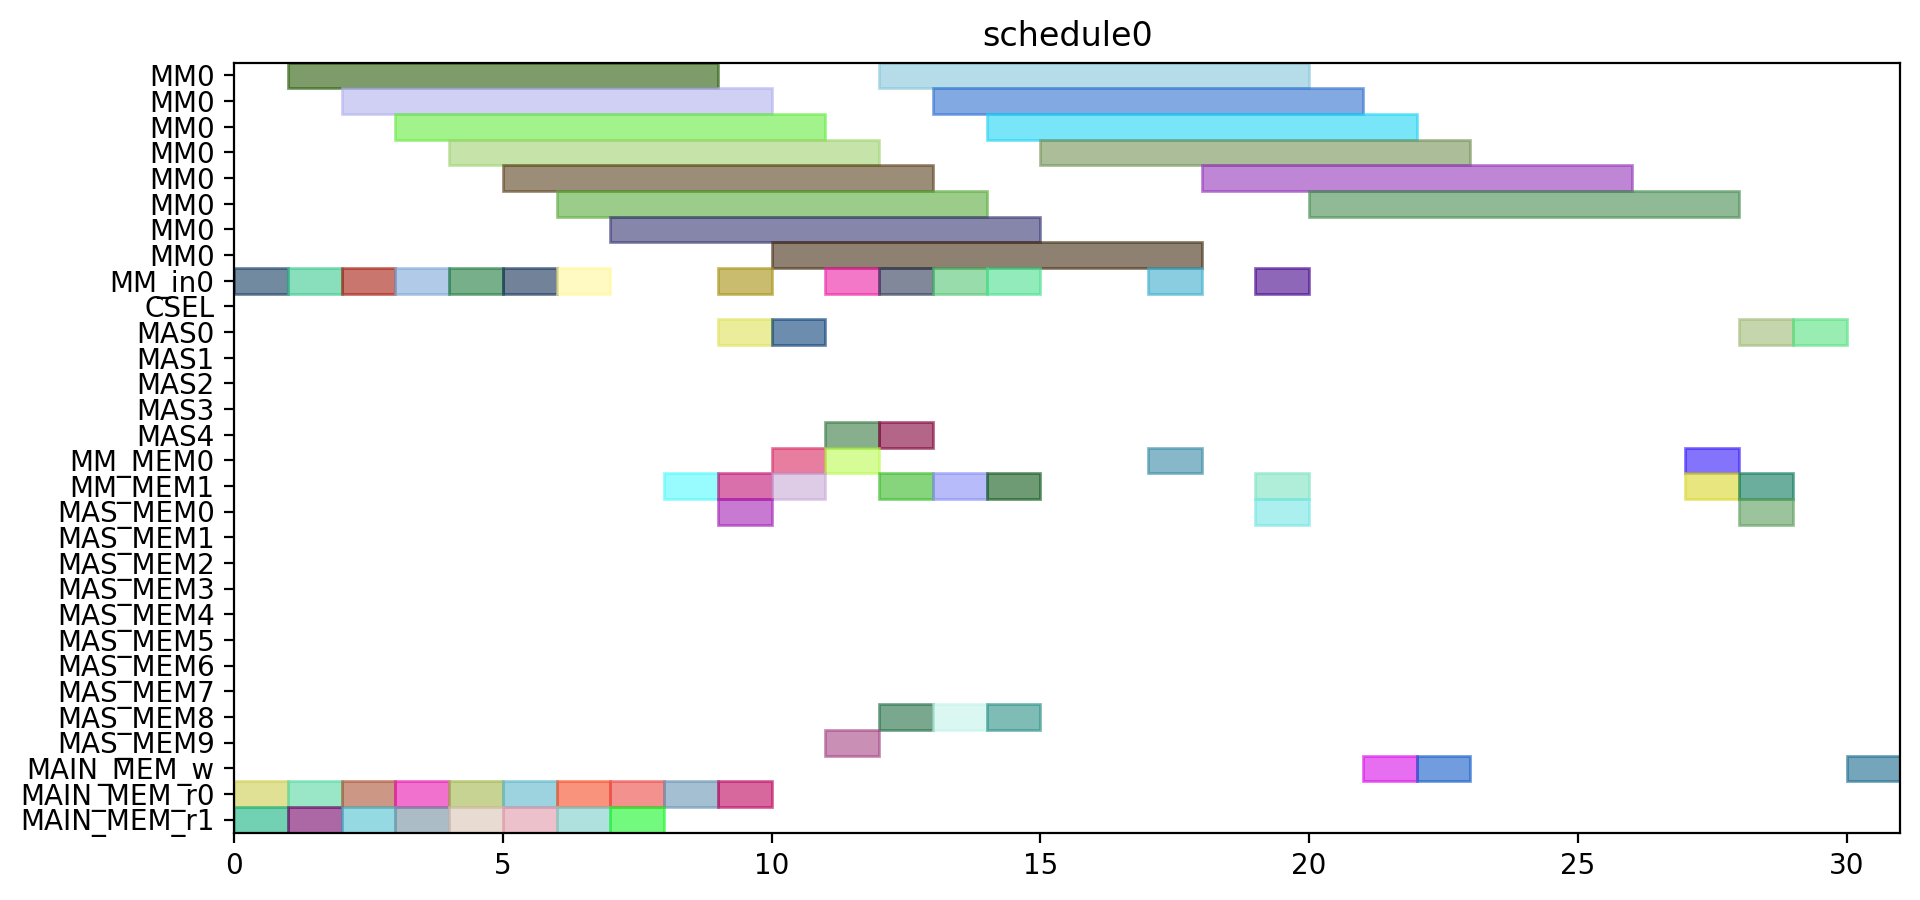

Write the Python code that produced this figure.
from pyschedule import Scenario, solvers, plotters, alt


def solve():
	horizon = 90
	S = Scenario("schedule0", horizon=horizon)

	# resource
	MM = S.Resources('MM', num=1, size=8)
	MM_in = S.Resources('MM_in', num=1)
	CSEL = S.Resource('CSEL')
	MAS = S.Resources('MAS', num=5, size=1, periods=range(1, horizon))
	MM_MEM = S.Resources('MM_MEM', num=2)
	MAS_MEM = S.Resources('MAS_MEM', num=10)
	MAIN_MEM_w = S.Resource('MAIN_MEM_w', size=1)
	MAIN_MEM_r = S.Resources('MAIN_MEM_r', num=2)

	# result of previous scheduling

	# new tasks
	r1_in = S.Task('r1_in', length=1, delay_cost=1)
	r1_in += alt(MM_in)
	r1 = S.Task('r1', length=8, delay_cost=1)
	r1 += alt(MM)
	S += r1>=r1_in

	r1_mem0 = S.Task('r1_mem0', length=1, delay_cost=1)
	r1_mem0 += MAIN_MEM_r[0]
	r1_mem1 = S.Task('r1_mem1', length=1, delay_cost=1)
	r1_mem1 += MAIN_MEM_r[1]
	r3_in = S.Task('r3_in', length=1, delay_cost=1)
	r3_in += alt(MM_in)
	r3 = S.Task('r3', length=8, delay_cost=1)
	r3 += alt(MM)
	S += r3>=r3_in

	r3_mem0 = S.Task('r3_mem0', length=1, delay_cost=1)
	r3_mem0 += MAIN_MEM_r[0]
	r3_mem1 = S.Task('r3_mem1', length=1, delay_cost=1)
	r3_mem1 += MAIN_MEM_r[1]
	r4_in = S.Task('r4_in', length=1, delay_cost=1)
	r4_in += alt(MM_in)
	r4 = S.Task('r4', length=8, delay_cost=1)
	r4 += alt(MM)
	S += r4>=r4_in

	r4_mem0 = S.Task('r4_mem0', length=1, delay_cost=1)
	r4_mem0 += MAIN_MEM_r[0]
	r4_mem1 = S.Task('r4_mem1', length=1, delay_cost=1)
	r4_mem1 += MAIN_MEM_r[1]
	r5_in = S.Task('r5_in', length=1, delay_cost=1)
	r5_in += alt(MM_in)
	r5 = S.Task('r5', length=8, delay_cost=1)
	r5 += alt(MM)
	S += r5>=r5_in

	r5_mem0 = S.Task('r5_mem0', length=1, delay_cost=1)
	r5_mem0 += MAIN_MEM_r[0]
	r5_mem1 = S.Task('r5_mem1', length=1, delay_cost=1)
	r5_mem1 += MAIN_MEM_r[1]
	r6_in = S.Task('r6_in', length=1, delay_cost=1)
	r6_in += alt(MM_in)
	r6 = S.Task('r6', length=8, delay_cost=1)
	r6 += alt(MM)
	S += r6>=r6_in

	r6_mem0 = S.Task('r6_mem0', length=1, delay_cost=1)
	r6_mem0 += MAIN_MEM_r[0]
	r6_mem1 = S.Task('r6_mem1', length=1, delay_cost=1)
	r6_mem1 += MAIN_MEM_r[1]
	r12_in = S.Task('r12_in', length=1, delay_cost=1)
	r12_in += alt(MM_in)
	r12 = S.Task('r12', length=8, delay_cost=1)
	r12 += alt(MM)
	S += r12>=r12_in

	r12_mem0 = S.Task('r12_mem0', length=1, delay_cost=1)
	r12_mem0 += MAIN_MEM_r[0]
	r12_mem1 = S.Task('r12_mem1', length=1, delay_cost=1)
	r12_mem1 += MAIN_MEM_r[1]
	r13_in = S.Task('r13_in', length=1, delay_cost=1)
	r13_in += alt(MM_in)
	r13 = S.Task('r13', length=8, delay_cost=1)
	r13 += alt(MM)
	S += r13>=r13_in

	r13_mem0 = S.Task('r13_mem0', length=1, delay_cost=1)
	r13_mem0 += MAIN_MEM_r[0]
	r13_mem1 = S.Task('r13_mem1', length=1, delay_cost=1)
	r13_mem1 += MAIN_MEM_r[1]
	r2 = S.Task('r2', length=1, delay_cost=1)
	r2 += alt(MAS)

	r2_mem0 = S.Task('r2_mem0', length=1, delay_cost=1)
	r2_mem0 += alt(MM_MEM)
	S += (r1*MM[0])-1 < r2_mem0*MM_MEM[0]
	S += r2_mem0 <= r2

	r7 = S.Task('r7', length=1, delay_cost=1)
	r7 += alt(MAS)

	r7_mem0 = S.Task('r7_mem0', length=1, delay_cost=1)
	r7_mem0 += alt(MM_MEM)
	S += (r5*MM[0])-1 < r7_mem0*MM_MEM[0]
	S += r7_mem0 <= r7

	r7_mem1 = S.Task('r7_mem1', length=1, delay_cost=1)
	r7_mem1 += alt(MM_MEM)
	S += (r6*MM[0])-1 < r7_mem1*MM_MEM[1]
	S += r7_mem1 <= r7

	r8 = S.Task('r8', length=1, delay_cost=1)
	r8 += alt(MAS)

	r8_mem0 = S.Task('r8_mem0', length=1, delay_cost=1)
	r8_mem0 += MAIN_MEM_r[0]
	r8_mem1 = S.Task('r8_mem1', length=1, delay_cost=1)
	r8_mem1 += alt(MM_MEM)
	S += (r4*MM[0])-1 < r8_mem1*MM_MEM[1]
	S += r8_mem1 <= r8

	r10 = S.Task('r10', length=1, delay_cost=1)
	r10 += alt(MAS)

	r10_mem0 = S.Task('r10_mem0', length=1, delay_cost=1)
	r10_mem0 += MAIN_MEM_r[0]
	r10_mem1 = S.Task('r10_mem1', length=1, delay_cost=1)
	r10_mem1 += alt(MM_MEM)
	S += (r4*MM[0])-1 < r10_mem1*MM_MEM[1]
	S += r10_mem1 <= r10

	r9_in = S.Task('r9_in', length=1, delay_cost=1)
	r9_in += alt(MM_in)
	r9 = S.Task('r9', length=8, delay_cost=1)
	r9 += alt(MM)
	S += r9>=r9_in

	r9_mem0 = S.Task('r9_mem0', length=1, delay_cost=1)
	r9_mem0 += MAIN_MEM_r[0]
	r9_mem1 = S.Task('r9_mem1', length=1, delay_cost=1)
	r9_mem1 += alt(MAS_MEM)
	S += (r7*MAS[0])-1 < r9_mem1*MAS_MEM[1]
	S += (r7*MAS[1])-1 < r9_mem1*MAS_MEM[3]
	S += (r7*MAS[2])-1 < r9_mem1*MAS_MEM[5]
	S += (r7*MAS[3])-1 < r9_mem1*MAS_MEM[7]
	S += (r7*MAS[4])-1 < r9_mem1*MAS_MEM[9]
	S += r9_mem1 <= r9

	r11_in = S.Task('r11_in', length=1, delay_cost=1)
	r11_in += alt(MM_in)
	r11 = S.Task('r11', length=8, delay_cost=1)
	r11 += alt(MM)
	S += r11>=r11_in

	r11_mem0 = S.Task('r11_mem0', length=1, delay_cost=1)
	r11_mem0 += alt(MAS_MEM)
	S += (r10*MAS[0])-1 < r11_mem0*MAS_MEM[0]
	S += (r10*MAS[1])-1 < r11_mem0*MAS_MEM[2]
	S += (r10*MAS[2])-1 < r11_mem0*MAS_MEM[4]
	S += (r10*MAS[3])-1 < r11_mem0*MAS_MEM[6]
	S += (r10*MAS[4])-1 < r11_mem0*MAS_MEM[8]
	S += r11_mem0 <= r11

	PX_new_in = S.Task('PX_new_in', length=1, delay_cost=1)
	PX_new_in += alt(MM_in)
	PX_new = S.Task('PX_new', length=8, delay_cost=1)
	PX_new += alt(MM)
	S += PX_new>=PX_new_in

	S += 0<PX_new

	PX_new_w = S.Task('PX_new_w', length=1, delay_cost=1)
	PX_new_w += alt(MAIN_MEM_w)
	S += PX_new <= PX_new_w

	PX_new_mem0 = S.Task('PX_new_mem0', length=1, delay_cost=1)
	PX_new_mem0 += alt(MAS_MEM)
	S += (r2*MAS[0])-1 < PX_new_mem0*MAS_MEM[0]
	S += (r2*MAS[1])-1 < PX_new_mem0*MAS_MEM[2]
	S += (r2*MAS[2])-1 < PX_new_mem0*MAS_MEM[4]
	S += (r2*MAS[3])-1 < PX_new_mem0*MAS_MEM[6]
	S += (r2*MAS[4])-1 < PX_new_mem0*MAS_MEM[8]
	S += PX_new_mem0 <= PX_new

	PX_new_mem1 = S.Task('PX_new_mem1', length=1, delay_cost=1)
	PX_new_mem1 += alt(MM_MEM)
	S += (r12*MM[0])-1 < PX_new_mem1*MM_MEM[1]
	S += PX_new_mem1 <= PX_new

	r14_in = S.Task('r14_in', length=1, delay_cost=1)
	r14_in += alt(MM_in)
	r14 = S.Task('r14', length=8, delay_cost=1)
	r14 += alt(MM)
	S += r14>=r14_in

	r14_mem0 = S.Task('r14_mem0', length=1, delay_cost=1)
	r14_mem0 += alt(MAS_MEM)
	S += (r2*MAS[0])-1 < r14_mem0*MAS_MEM[0]
	S += (r2*MAS[1])-1 < r14_mem0*MAS_MEM[2]
	S += (r2*MAS[2])-1 < r14_mem0*MAS_MEM[4]
	S += (r2*MAS[3])-1 < r14_mem0*MAS_MEM[6]
	S += (r2*MAS[4])-1 < r14_mem0*MAS_MEM[8]
	S += r14_mem0 <= r14

	r14_mem1 = S.Task('r14_mem1', length=1, delay_cost=1)
	r14_mem1 += alt(MM_MEM)
	S += (r3*MM[0])-1 < r14_mem1*MM_MEM[1]
	S += r14_mem1 <= r14

	Z1_new_in = S.Task('Z1_new_in', length=1, delay_cost=1)
	Z1_new_in += alt(MM_in)
	Z1_new = S.Task('Z1_new', length=8, delay_cost=1)
	Z1_new += alt(MM)
	S += Z1_new>=Z1_new_in

	S += 0<Z1_new

	Z1_new_w = S.Task('Z1_new_w', length=1, delay_cost=1)
	Z1_new_w += alt(MAIN_MEM_w)
	S += Z1_new <= Z1_new_w

	Z1_new_mem0 = S.Task('Z1_new_mem0', length=1, delay_cost=1)
	Z1_new_mem0 += alt(MAS_MEM)
	S += (r2*MAS[0])-1 < Z1_new_mem0*MAS_MEM[0]
	S += (r2*MAS[1])-1 < Z1_new_mem0*MAS_MEM[2]
	S += (r2*MAS[2])-1 < Z1_new_mem0*MAS_MEM[4]
	S += (r2*MAS[3])-1 < Z1_new_mem0*MAS_MEM[6]
	S += (r2*MAS[4])-1 < Z1_new_mem0*MAS_MEM[8]
	S += Z1_new_mem0 <= Z1_new

	Z1_new_mem1 = S.Task('Z1_new_mem1', length=1, delay_cost=1)
	Z1_new_mem1 += alt(MM_MEM)
	S += (r13*MM[0])-1 < Z1_new_mem1*MM_MEM[1]
	S += Z1_new_mem1 <= Z1_new

	r15_in = S.Task('r15_in', length=1, delay_cost=1)
	r15_in += alt(MM_in)
	r15 = S.Task('r15', length=8, delay_cost=1)
	r15 += alt(MM)
	S += r15>=r15_in

	r15_mem0 = S.Task('r15_mem0', length=1, delay_cost=1)
	r15_mem0 += alt(MAS_MEM)
	S += (r8*MAS[0])-1 < r15_mem0*MAS_MEM[0]
	S += (r8*MAS[1])-1 < r15_mem0*MAS_MEM[2]
	S += (r8*MAS[2])-1 < r15_mem0*MAS_MEM[4]
	S += (r8*MAS[3])-1 < r15_mem0*MAS_MEM[6]
	S += (r8*MAS[4])-1 < r15_mem0*MAS_MEM[8]
	S += r15_mem0 <= r15

	r15_mem1 = S.Task('r15_mem1', length=1, delay_cost=1)
	r15_mem1 += alt(MM_MEM)
	S += (r9*MM[0])-1 < r15_mem1*MM_MEM[1]
	S += r15_mem1 <= r15

	r16_in = S.Task('r16_in', length=1, delay_cost=1)
	r16_in += alt(MM_in)
	r16 = S.Task('r16', length=8, delay_cost=1)
	r16 += alt(MM)
	S += r16>=r16_in

	r16_mem0 = S.Task('r16_mem0', length=1, delay_cost=1)
	r16_mem0 += alt(MM_MEM)
	S += (r11*MM[0])-1 < r16_mem0*MM_MEM[0]
	S += r16_mem0 <= r16

	r16_mem1 = S.Task('r16_mem1', length=1, delay_cost=1)
	r16_mem1 += MAIN_MEM_r[1]
	r17 = S.Task('r17', length=1, delay_cost=1)
	r17 += alt(MAS)

	r17_mem0 = S.Task('r17_mem0', length=1, delay_cost=1)
	r17_mem0 += alt(MM_MEM)
	S += (r14*MM[0])-1 < r17_mem0*MM_MEM[0]
	S += r17_mem0 <= r17

	r17_mem1 = S.Task('r17_mem1', length=1, delay_cost=1)
	r17_mem1 += alt(MM_MEM)
	S += (r15*MM[0])-1 < r17_mem1*MM_MEM[1]
	S += r17_mem1 <= r17

	PY_new = S.Task('PY_new', length=1, delay_cost=1)
	PY_new += alt(MAS)

	S += 0<PY_new

	PY_new_w = S.Task('PY_new_w', length=1, delay_cost=1)
	PY_new_w += alt(MAIN_MEM_w)
	S += PY_new <= PY_new_w

	PY_new_mem0 = S.Task('PY_new_mem0', length=1, delay_cost=1)
	PY_new_mem0 += alt(MAS_MEM)
	S += (r17*MAS[0])-1 < PY_new_mem0*MAS_MEM[0]
	S += (r17*MAS[1])-1 < PY_new_mem0*MAS_MEM[2]
	S += (r17*MAS[2])-1 < PY_new_mem0*MAS_MEM[4]
	S += (r17*MAS[3])-1 < PY_new_mem0*MAS_MEM[6]
	S += (r17*MAS[4])-1 < PY_new_mem0*MAS_MEM[8]
	S += PY_new_mem0 <= PY_new

	PY_new_mem1 = S.Task('PY_new_mem1', length=1, delay_cost=1)
	PY_new_mem1 += alt(MM_MEM)
	S += (r16*MM[0])-1 < PY_new_mem1*MM_MEM[1]
	S += PY_new_mem1 <= PY_new

	solvers.mip.solve(S,msg=1,kind='CPLEX',ratio_gap=1.01)

	solution = [['hoge']*len(S.solution()[1]) for i in range(len(S.solution()))]
	for i in range(len(S.solution())):
		for j in range(len(S.solution()[i])):
			solution[i][j]=str(S.solution()[i][j])
	print(solution)

	cycles = int(solution[-1][3])

	pic_file_name = "/home/mfukuda/ABE/multiRAM_multiMAS_16mux/scheduling_result/stage8MM1_stage1MAS5/yrecover/schedule0.png"
	if(S.solution() != []):
		plotters.matplotlib.plot(S,img_filename=pic_file_name, show_task_labels=False, fig_size=(cycles*0.25+3, 5))

	return solution
